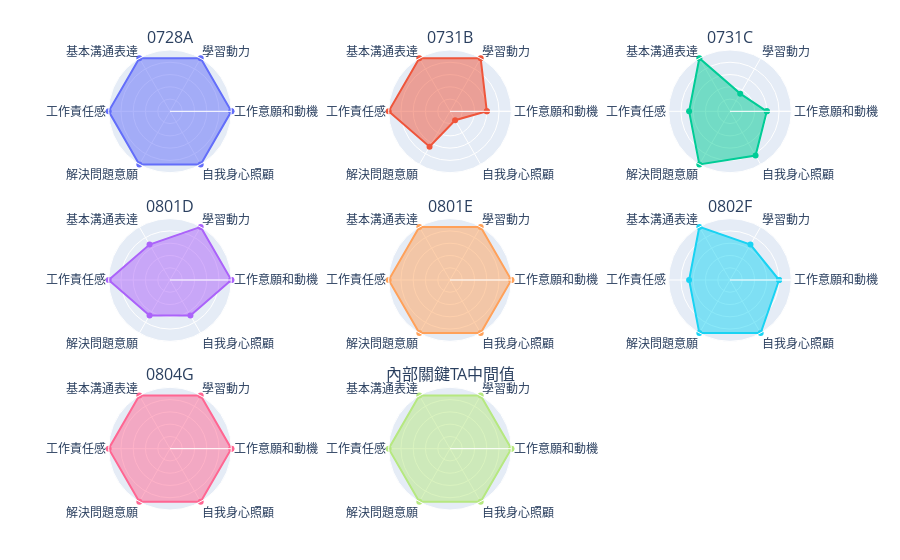

The notebook cell this image was saved under:
### Code cell
print("內部關鍵TA雷達圖")
radar_features = inside_features + outside_features[0:1]
MAX_VALUES = {'工作意願和動機': 5,
              '學習動力': 3,
              '基本溝通表達': 3,
              '工作責任感': 3,
              '解決問題意願': 3,
              '社群和社交活動': 3,
              '家人支持程度': 5,
              '私人企業工作經驗': 1,
              '量化求職考量': 3,  
              '先天後天': 1,
              '自我身心照顧': 6}
radar_df = inside_ta_df.copy()
inside_ta_median = get_median_df(radar_df, ta=True)
radar_df = pd.concat([radar_df, inside_ta_median], axis=0, ignore_index= True)
generate_radar_charts(radar_df, radar_features, charts_per_row=3)
inside_ta_median[radar_features]

### Figure 1 — Plotly figure (JSON) as saved in the notebook; plotly's stock layout.template omitted (floating-point values rounded to 4 significant figures)
{"data": [{"fill": "toself", "name": "0728A", "r": [1, 1, 1, 1, 1, 1, 1], "showlegend": false, "subplot": "polar", "theta": ["工作意願和動機", "學習動力", "基本溝通表達", "工作責任感", "解決問題意願", "自我身心照顧", "工作意願和動機"], "type": "scatterpolar"}, {"fill": "toself", "name": "0731B", "r": [0.6, 1, 1, 1, 0.6667, 0.1667, 0.6], "showlegend": false, "subplot": "polar2", "theta": ["工作意願和動機", "學習動力", "基本溝通表達", "工作責任感", "解決問題意願", "自我身心照顧", "工作意願和動機"], "type": "scatterpolar"}, {"fill": "toself", "name": "0731C", "r": [0.6, 0.3333, 1, 0.6667, 1, 0.8333, 0.6], "showlegend": false, "subplot": "polar3", "theta": ["工作意願和動機", "學習動力", "基本溝通表達", "工作責任感", "解決問題意願", "自我身心照顧", "工作意願和動機"], "type": "scatterpolar"}, {"fill": "toself", "name": "0801D", "r": [1, 1, 0.6667, 1, 0.6667, 0.6667, 1], "showlegend": false, "subplot": "polar4", "theta": ["工作意願和動機", "學習動力", "基本溝通表達", "工作責任感", "解決問題意願", "自我身心照顧", "工作意願和動機"], "type": "scatterpolar"}, {"fill": "toself", "name": "0801E", "r": [1, 1, 1, 1, 1, 1, 1], "showlegend": false, "subplot": "polar5", "theta": ["工作意願和動機", "學習動力", "基本溝通表達", "工作責任感", "解決問題意願", "自我身心照顧", "工作意願和動機"], "type": "scatterpolar"}, {"fill": "toself", "name": "0802F", "r": [0.8, 0.6667, 1, 0.6667, 1, 1, 0.8], "showlegend": false, "subplot": "polar6", "theta": ["工作意願和動機", "學習動力", "基本溝通表達", "工作責任感", "解決問題意願", "自我身心照顧", "工作意願和動機"], "type": "scatterpolar"}, {"fill": "toself", "name": "0804G", "r": [1, 1, 1, 1, 1, 1, 1], "showlegend": false, "subplot": "polar7", "theta": ["工作意願和動機", "學習動力", "基本溝通表達", "工作責任感", "解決問題意願", "自我身心照顧", "工作意願和動機"], "type": "scatterpolar"}, {"fill": "toself", "name": "內部關鍵TA中間值", "r": [1, 1, 1, 1, 1, 1, 1], "showlegend": false, "subplot": "polar8", "theta": ["工作意願和動機", "學習動力", "基本溝通表達", "工作責任感", "解決問題意願", "自我身心照顧", "工作意願和動機"], "type": "scatterpolar"}], "layout": {"annotations": [{"font": {"size": 16}, "showarrow": false, "text": "0728A", "x": 0.1, "xanchor": "center", "xref": "paper", "y": 1, "yanchor": "bottom", "yref": "paper"}, {"font": {"size": 16}, "showarrow": false, "text": "0731B", "x": 0.5, "xanchor": "center", "xref": "paper", "y": 1, "yanchor": "bottom", "yref": "paper"}, {"font": {"size": 16}, "showarrow": false, "text": "0731C", "x": 0.9, "xanchor": "center", "xref": "paper", "y": 1, "yanchor": "bottom", "yref": "paper"}, {"font": {"size": 16}, "showarrow": false, "text": "0801D", "x": 0.1, "xanchor": "center", "xref": "paper", "y": 0.6333, "yanchor": "bottom", "yref": "paper"}, {"font": {"size": 16}, "showarrow": false, "text": "0801E", "x": 0.5, "xanchor": "center", "xref": "paper", "y": 0.6333, "yanchor": "bottom", "yref": "paper"}, {"font": {"size": 16}, "showarrow": false, "text": "0802F", "x": 0.9, "xanchor": "center", "xref": "paper", "y": 0.6333, "yanchor": "bottom", "yref": "paper"}, {"font": {"size": 16}, "showarrow": false, "text": "0804G", "x": 0.1, "xanchor": "center", "xref": "paper", "y": 0.2667, "yanchor": "bottom", "yref": "paper"}, {"font": {"size": 16}, "showarrow": false, "text": "內部關鍵TA中間值", "x": 0.5, "xanchor": "center", "xref": "paper", "y": 0.2667, "yanchor": "bottom", "yref": "paper"}], "autosize": true, "margin": {"b": 50, "l": 100, "r": 100, "t": 50}, "polar": {"angularaxis": {"type": "category"}, "domain": {"x": [0, 0.2], "y": [0.7333, 1]}, "radialaxis": {"autorange": false, "range": [0, 1], "showticklabels": false, "type": "linear"}}, "polar2": {"angularaxis": {"type": "category"}, "domain": {"x": [0.4, 0.6], "y": [0.7333, 1]}, "radialaxis": {"autorange": false, "range": [0, 1], "showticklabels": false, "type": "linear"}}, "polar3": {"angularaxis": {"type": "category"}, "domain": {"x": [0.8, 1], "y": [0.7333, 1]}, "radialaxis": {"autorange": false, "range": [0, 1], "showticklabels": false, "type": "linear"}}, "polar4": {"angularaxis": {"type": "category"}, "domain": {"x": [0, 0.2], "y": [0.3667, 0.6333]}, "radialaxis": {"autorange": false, "range": [0, 1], "showticklabels": false, "type": "linear"}}, "polar5": {"angularaxis": {"type": "category"}, "domain": {"x": [0.4, 0.6], "y": [0.3667, 0.6333]}, "radialaxis": {"autorange": false, "range": [0, 1], "showticklabels": false, "type": "linear"}}, "polar6": {"angularaxis": {"type": "category"}, "domain": {"x": [0.8, 1], "y": [0.3667, 0.6333]}, "radialaxis": {"autorange": false, "range": [0, 1], "showticklabels": false, "type": "linear"}}, "polar7": {"angularaxis": {"type": "category"}, "domain": {"x": [0, 0.2], "y": [0, 0.2667]}, "radialaxis": {"autorange": false, "range": [0, 1], "showticklabels": false, "type": "linear"}}, "polar8": {"angularaxis": {"type": "category"}, "domain": {"x": [0.4, 0.6], "y": [0, 0.2667]}, "radialaxis": {"autorange": false, "range": [0, 1], "showticklabels": false, "type": "linear"}}, "polar9": {"domain": {"x": [0.8, 1], "y": [0, 0.2667]}, "radialaxis": {"range": [0, 1]}}}}
